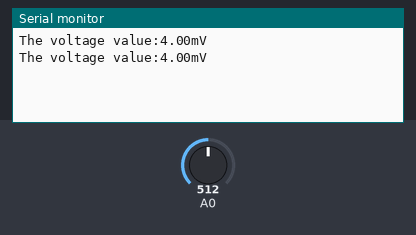
The sketch below on a simulated Arduino Uno, built with avr-gcc and run on an emulated ATmega328P. Shown: the last lines printed to the serial monitor. The test bench sets the inputs (shaded band); at power-on: A0 = 512.

Above: at 1.8 s.
1.9 s: A0 set to 716
At 2.8 s:
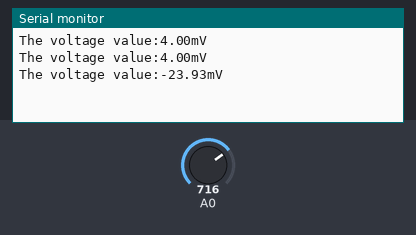
3.4 s: A0 set to 900
At 4.8 s:
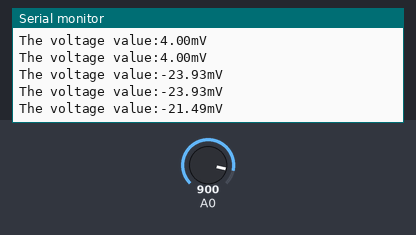
Timing chart, 0 to 6.4 s (numbered marks = the images above; inputs shaded):
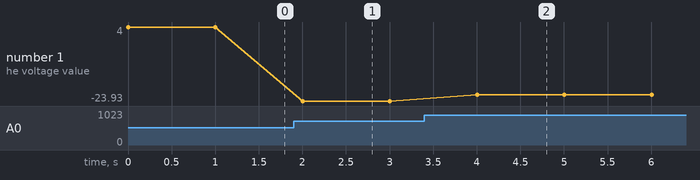

Measured:
- after the input at 1.9 s, the serial monitor: prints a new line after 0.10 s (image 1)
- after the input at 3.4 s, the serial monitor: prints a new line after 0.60 s (image 2)
- plotted number 1: 4 → -23.93 after the input at 1.9 s, -23.93 → -21.49 after the input at 3.4 s

The sketch:

test_uv_sensor.ino
```cpp
void setup() {
  // put your setup code here, to run once:
Serial.begin(9600);
}

void loop() {
  // put your main code here, to run repeatedly:
int sensorValue;

sensorValue=analogRead(A0);
Serial.print("The voltage value:");
Serial.print(sensorValue*5000/1023.0);
Serial.println("mV");
delay(1000);
Serial.print("\n");
}
```
